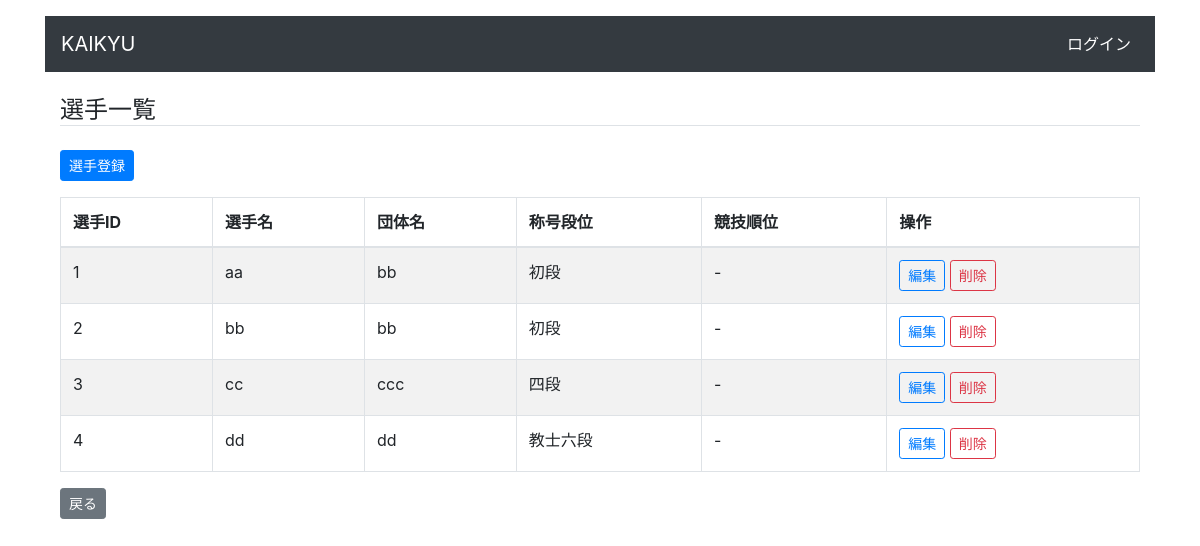
Screenshot of /hit_record_app/player_list/1 with the database file from the repository.
### hit_record_app/models.py (models this page shows, shortened)
class Player(models.Model):
    DAN_CHOICES = [
        ("初段", "初段"),
        ("弐段", "弐段"),
        ("参段", "参段"),
        ("四段", "四段"),
        ("五段", "五段"),
        ("錬士五段", "錬士五段"),
        ("錬士六段", "錬士六段"),
        ("教士六段", "教士六段"),
        ("教士七段", "教士七段"),
        ("教士八段", "教士八段"),
        ("範士八段", "範士八段")
    ]
    competition = models.ForeignKey(
        Competition, verbose_name='大会', on_delete=models.CASCADE)
    name = models.CharField('選手名', max_length=255)
    team_name = models.CharField('団体名', max_length=255)
    dan = models.CharField('称号段位', max_length=255, choices=DAN_CHOICES)
    rank = models.CharField('順位', max_length=255)

### hit_record_app/views.py (the view)
# urls.py: path('player_list/<int:competition_id>',
def player_list(request, competition_id):
    players = Player.objects.filter(
        competition_id=competition_id).values()
    return render(request, 'hit_record_app/player_list.html', {'players': players, 'competition_id': competition_id})

### hit_record_app/templates/hit_record_app/player_list.html
{% extends "hit_record_app/base.html" %}
{% block content %}
<h4 class="mt-4 border-bottom">選手一覧</h4>
<a href="{% url 'hit_record_app:add_player' competition_id=competition_id %}" class="btn btn-primary btn-sm my-3">選手登録</a>
<table class="table table-striped table-bordered">
  <thead>
    <tr>
      <th scope="col">選手ID</th>
      <th scope="col">選手名</th>
      <th scope="col">団体名</th>
      <th scope="col">称号段位</th>
      <th scope="col">競技順位</th>
      <th scope="col">操作</th>
    </tr>
  </thead>
  <tbody>
    {% for player in players %}
    <tr>
      <td>{{ player.id }}</td>
      <td>
          {{ player.name }}
      </td>
      <td>{{ player.team_name }}</td>
      <td>{{ player.dan }}</td>
      <td>{{ player.rank }}</td>
      <td>
        <a href="{% url 'hit_record_app:edit_player' competition_id=competition_id player_id=player.id %}"
          class="btn btn-outline-primary btn-sm">
          編集
        </a>
        <a href="{% url 'hit_record_app:delete_player' competition_id=competition_id player_id=player.id %}"
          class="btn btn-outline-danger btn-sm">削除</a>
      </td>
    </tr>
    {% endfor %}
  </tbody>
</table>
<a href="{% url 'hit_record_app:match_list' competition_id=competition_id %}" class="btn btn-secondary btn-sm">戻る</a>
{% endblock content %}

### rows the page displays
Player: id "1", name "aa", team_name "bb", dan "初段", rank "-"
Player: id "2", name "bb", team_name "bb", dan "初段", rank "-"
Player: id "3", name "cc", team_name "ccc", dan "四段", rank "-"
Player: id "4", name "dd", team_name "dd", dan "教士六段", rank "-"
